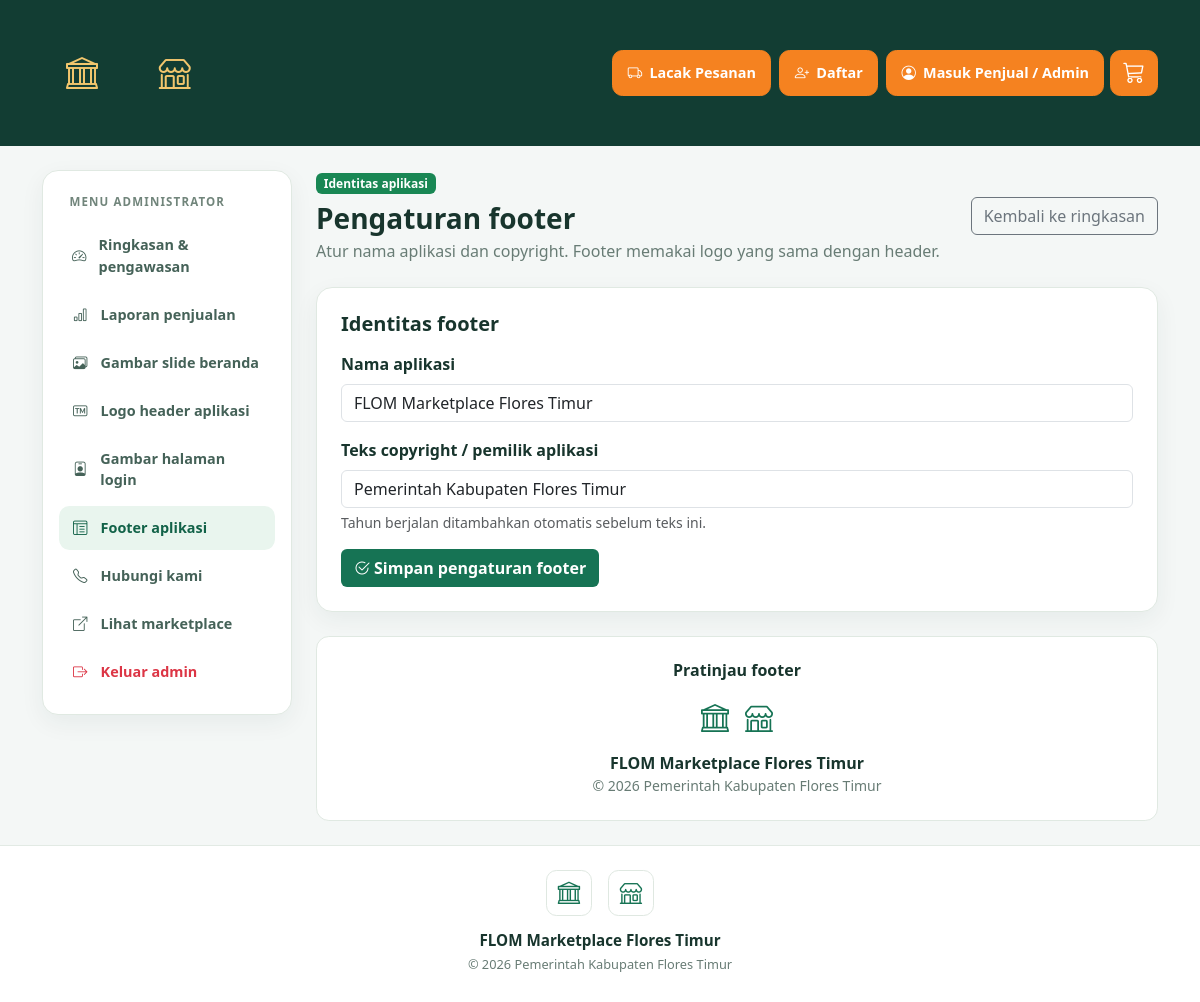
Screenshot of /admin_footer.php (signed in) with the database file from the repository.
### tables this page shows
CREATE TABLE IF NOT EXISTS mp_site_settings (
    setting_key VARCHAR(50) NOT NULL,
    setting_value TEXT NOT NULL,
    updated_at TIMESTAMP NOT NULL DEFAULT CURRENT_TIMESTAMP ON UPDATE CURRENT_TIMESTAMP,
    PRIMARY KEY (setting_key)
);

### admin_footer.php (the view, shortened to what this page needs)
<?php
require_once __DIR__ . '/marketplace_lib.php';
$defaults = [
    'app_name' => 'FLOM Marketplace Flores Timur',
    'copyright_text' => 'Pemerintah Kabupaten Flores Timur',
];
$settingsResult = mysqli_query($koneksi, "SELECT setting_key, setting_value FROM mp_site_settings WHERE setting_key IN ('app_name', 'copyright_text')");
$settings = $defaults;
while ($setting = mysqli_fetch_assoc($settingsResult)) {
    $settings[$setting['setting_key']] = $setting['setting_value'];
}
mp_render_header('Kelola Footer Aplikasi');
?>
<div class="admin-layout">
    <aside class="admin-sidebar" aria-label="Navigasi administrator">
        <div class="admin-sidebar-title">Menu administrator</div>
        <nav class="nav flex-column">
            <a class="nav-link" href="admin_marketplace.php"><i class="bi bi-speedometer2"></i>Ringkasan &amp; pengawasan</a>
            <a class="nav-link" href="laporan_penjualan.php"><i class="bi bi-bar-chart"></i>Laporan penjualan</a>
            <a class="nav-link" href="admin_slide.php"><i class="bi bi-images"></i>Gambar slide beranda</a>
            <a class="nav-link" href="admin_logo.php"><i class="bi bi-badge-tm"></i>Logo header aplikasi</a>
            <a class="nav-link" href="admin_login_image.php"><i class="bi bi-person-badge"></i>Gambar halaman login</a>
            <a class="nav-link active" href="admin_footer.php"><i class="bi bi-layout-text-window-reverse"></i>Footer aplikasi</a>
            <a class="nav-link" href="admin_contact.php"><i class="bi bi-telephone"></i>Hubungi kami</a>
            <a class="nav-link" href="marketplace.php" target="_blank" rel="noopener"><i class="bi bi-box-arrow-up-right"></i>Lihat marketplace</a>
            <a class="nav-link text-danger" href="keluar_admin.php"><i class="bi bi-box-arrow-right"></i>Keluar admin</a>
        </nav>
    </aside>
    <div>
        <div class="d-flex flex-wrap justify-content-between align-items-center gap-3 mb-4">
            <div><span class="badge text-bg-success mb-2">Identitas aplikasi</span><h1 class="h3 fw-bold mb-1">Pengaturan footer</h1><p class="small-muted mb-0">Atur nama aplikasi dan copyright. Footer memakai logo yang sama dengan header.</p></div>
            <a class="btn btn-outline-secondary" href="admin_marketplace.php">Kembali ke ringkasan</a>
        </div>
        <section class="footer-settings-card p-4 mb-4">
            <h2 class="h5 fw-bold mb-3">Identitas footer</h2>
            <form method="post">
                <div class="mb-3">
                    <label class="form-label fw-semibold" for="app-name">Nama aplikasi</label>
                    <input class="form-control" id="app-name" name="app_name" maxlength="120" value="<?= mp_escape($settings['app_name']) ?>" required>
                </div>
                <div class="mb-3">
                    <label class="form-label fw-semibold" for="copyright-text">Teks copyright / pemilik aplikasi</label>
                    <input class="form-control" id="copyright-text" name="copyright_text" maxlength="180" value="<?= mp_escape($settings['copyright_text']) ?>" required>
                    <div class="form-text">Tahun berjalan ditambahkan otomatis sebelum teks ini.</div>
                </div>
                <button class="btn btn-market fw-semibold" type="submit"><i class="bi bi-check2-circle me-1"></i>Simpan pengaturan footer</button>
            </form>
        </section>
        <?php
        $footerLogos = [];
        ?>
        <section class="footer-preview text-center">
            <h2 class="h6 fw-bold mb-3">Pratinjau footer</h2>
            <div class="footer-preview-logos">
                <?php if (isset($footerLogos['government'])): ?><img class="footer-preview-government" src="<?= mp_escape($footerLogos['government']) ?>" alt="Logo Pemerintah Kabupaten Flores Timur"><?php else: ?><span class="text-market fs-3"><i class="bi bi-bank"></i></span><?php endif; ?>
                <?php if (isset($footerLogos['marketplace'])): ?><img class="footer-preview-marketplace" src="<?= mp_escape($footerLogos['marketplace']) ?>" alt="Logo FLOM Marketplace"><?php else: ?><span class="text-market fs-3"><i class="bi bi-shop"></i></span><?php endif; ?>
            </div>
            <div class="fw-bold"><?= mp_escape($settings['app_name']) ?></div>
            <div class="small-muted small">&copy; <?= date('Y') ?> <?= mp_escape($settings['copyright_text']) ?></div>
        </section>
    </div>
</div>
<?php mp_render_footer(); ?>

### marketplace_lib.php (shortened to what this page needs)
<?php
require_once __DIR__ . '/koneksi.php';
function mp_escape($value)
{
    return htmlspecialchars((string)$value, ENT_QUOTES, 'UTF-8');
}
function mp_render_header($title, $showSellerLinks = false, $fullBleedHero = false)
{
    $bodyClass = $fullBleedHero ? ' class="marketplace-home"' : '';
    $navbarVariant = $fullBleedHero ? ' navbar-market-overlay' : '';
    $cartCount = 0;
    $logos = [];
    $governmentLogo = isset($logos['government'])
        ? '<img class="navbar-logo navbar-logo-government" src="' . mp_escape($logos['government']) . '" alt="Logo Pemerintah Kabupaten Flores Timur">'
        : '<span class="brand-mark"><i class="bi bi-bank"></i></span>';
    $marketplaceLogo = isset($logos['marketplace'])
        ? '<img class="navbar-logo navbar-logo-marketplace" src="' . mp_escape($logos['marketplace']) . '" alt="Logo FLOM Marketplace dan tagline">'
        : '<span class="brand-mark"><i class="bi bi-shop"></i></span>';
    $sellerLink = $showSellerLinks
        ? '<a class="nav-link" href="toko_saya.php">Kelola Toko</a><a class="nav-link" href="komunikasi.php">Pesan</a><a class="nav-link" href="keluar_umkm.php">Keluar</a>'
        : '';
    echo '<!doctype html><html lang="id"><head><meta charset="utf-8"><meta name="viewport" content="width=device-width, initial-scale=1">';
    echo '<link href="https://cdn.jsdelivr.net/npm/bootstrap@5.3.3/dist/css/bootstrap.min.css" rel="stylesheet">';
    echo '<link rel="stylesheet" href="https://cdn.jsdelivr.net/npm/bootstrap-icons@1.11.3/font/bootstrap-icons.min.css">';
    echo '<style>
        html { -webkit-text-size-adjust: 100%; }
        body { min-width: 320px; overflow-x: hidden; }
        img, svg, video, iframe { max-width: 100%; }
        input, select, textarea, button { max-width: 100%; }
        .marketplace-main { min-width: 0; }
        .marketplace-main .row > * { min-width: 0; }
        .table-responsive { overscroll-behavior-x: contain; }
        .table-responsive > table { min-width: 600px; }
        .contact-value, .small-muted, .form-text { overflow-wrap: anywhere; }
        @media (max-width: 991.98px) {
            .navbar-market { min-height: 0; padding: .65rem 0; }
            .navbar-market > .container { min-height: 0; flex-wrap: wrap; gap: .5rem 1rem; }
            .navbar-logo-government, .navbar-brand-logos .brand-mark { width: 62px; height: 62px; }
            .navbar-logo-marketplace { width: min(260px, 34vw); height: 88px; }
            .navbar-market .navbar-nav { flex-direction: row; flex-wrap: wrap; justify-content: flex-end; gap: .35rem; margin-left: auto !important; }
            .navbar-market .navbar-nav .header-nav-link { margin-left: 0; }
        }
        @media (max-width: 767.98px) {
            .container, .container-fluid { --bs-gutter-x: 1.25rem; }
            .table-responsive > table { min-width: 560px; }
            .card-body, .card.p-4 { overflow-wrap: anywhere; }
            .form-control, .form-select { min-width: 0; }
            .btn { white-space: normal; }
        }
        @media (max-width: 575.98px) {
            .navbar-market { padding: .55rem 0; }
            .navbar-market > .container { align-items: flex-start; flex-direction: column; gap: .25rem; }
            .navbar-brand-logos { max-width: 100%; gap: .45rem; }
            .navbar-logo-government, .navbar-brand-logos .brand-mark { width: 48px; height: 48px; }
            .navbar-logo-marketplace { width: min(210px, 56vw); height: 70px; }
            .navbar-market .navbar-nav { width: 100%; justify-content: flex-start; gap: .35rem; margin-left: 0 !important; }
            .navbar-market .navbar-nav .header-nav-link { padding: .45rem .6rem; font-size: .76rem; }
            .market-search-panel { padding: .8rem; }
            .report-actions, .hero-actions { align-items: stretch; }
            .report-actions > *, .hero-actions > * { max-width: 100%; }
            .contact-section { padding: 1rem; }
            .contact-map-frame { height: 250px; }
            .login-frame { max-width: 100%; }
        }
    </style></head><body' . $bodyClass . '>';
    $cartPreview = $cartCount === 0
        ? '<img class="header-cart-preview-art" src="assets/cart-empty.svg" alt=""><h2 class="header-cart-preview-title">Wah, keranjang belanjamu kosong</h2><p class="header-cart-preview-copy">Yuk, isi dengan barang-barang impianmu!</p><a class="header-cart-preview-action" href="marketplace.php#kategori-produk">Mulai Belanja</a>'
        : '<img class="header-cart-preview-art" src="assets/cart-empty.svg" alt=""><h2 class="header-cart-preview-title">Keranjang belanjamu</h2><p class="header-cart-preview-copy">' . $cartCount . ' barang siap dipesan.</p><a class="header-cart-preview-action" href="keranjang.php">Lihat Keranjang</a>';
    echo '<nav class="navbar navbar-expand-lg navbar-dark navbar-market' . $navbarVariant . '"><div class="container"><a class="navbar-brand d-inline-flex align-items-center" href="marketplace.php" aria-label="Beranda Pasar Ekraf Flores Timur"><span class="navbar-brand-logos">' . $governmentLogo . $marketplaceLogo . '</span></a><div class="navbar-nav ms-auto"><a class="nav-link header-nav-link" href="lacak_pesanan.php"><i class="bi bi-truck"></i>Lacak Pesanan</a><a class="nav-link header-nav-link header-nav-register" href="daftar_umkm.php"><i class="bi bi-person-plus"></i>Daftar</a><a class="nav-link header-nav-link" href="login.php"><i class="bi bi-person-circle"></i>Masuk Penjual / Admin</a><div class="header-cart-wrapper"><a class="header-cart-link" href="keranjang.php" aria-label="Keranjang belanja, ' . $cartCount . ' barang" title="Keranjang belanja"><i class="bi bi-cart3" aria-hidden="true"></i>' . ($cartCount > 0 ? '<span class="header-cart-count">' . $cartCount . '</span>' : '') . '</a><div class="header-cart-preview" role="region" aria-label="Pratinjau keranjang">' . $cartPreview . '</div></div>' . $sellerLink . '</div></div></nav><main class="container py-4 marketplace-main">';
}
function mp_render_footer()
{
    global $koneksi;
    $settingsResult = mysqli_query($koneksi, "SELECT setting_key, setting_value FROM mp_site_settings WHERE setting_key IN ('app_name', 'copyright_text')");
    $settings = [];
    while ($setting = mysqli_fetch_assoc($settingsResult)) {
        $settings[$setting['setting_key']] = $setting['setting_value'];
    }
    $appName = trim($settings['app_name'] ?? '') ?: 'FLOM Marketplace Flores Timur';
    $copyrightText = trim($settings['copyright_text'] ?? '') ?: 'Pemerintah Kabupaten Flores Timur';
    $logos = [];
    $governmentLogo = isset($logos['government'])
        ? '<img class="footer-logo footer-logo-government" src="' . mp_escape($logos['government']) . '" alt="Logo Pemerintah Kabupaten Flores Timur">'
        : '<span class="footer-logo-placeholder" aria-hidden="true"><i class="bi bi-bank"></i></span>';
    $marketplaceLogo = isset($logos['marketplace'])
        ? '<img class="footer-logo footer-logo-marketplace" src="' . mp_escape($logos['marketplace']) . '" alt="Logo FLOM Marketplace">'
        : '<span class="footer-logo-placeholder" aria-hidden="true"><i class="bi bi-shop"></i></span>';
    echo '</main><footer class="site-footer"><div class="container text-center"><div class="footer-logos">' . $governmentLogo . $marketplaceLogo . '</div>';
    echo '<div class="footer-app-name">' . mp_escape($appName) . '</div>';
    echo '<div class="footer-copyright">&copy; ' . date('Y') . ' ' . mp_escape($copyrightText) . '</div></div></footer>';
    echo '<script src="https://cdn.jsdelivr.net/npm/bootstrap@5.3.3/dist/js/bootstrap.bundle.min.js"></script></body></html>';
}

### marketplace_lib.php (style rules this page uses)
body { background:#f4f7f6;color:#18352d }
.navbar-market { position:sticky;top:0;z-index:1030;min-height:144px;padding:.8rem 0;background:#123d33 }
.navbar-market>.container { min-height:120px }
.navbar-market .navbar-brand { padding:0 }
.brand-mark { color:#f2c66d }
.navbar-brand-logos { display:inline-flex;align-items:center;gap:.8rem }
.navbar-brand-logos .brand-mark { display:grid;width:80px;height:80px;place-items:center;font-size:2rem }
.navbar-market .navbar-nav .header-nav-link { display:inline-flex;align-items:center;gap:.45rem;margin-left:.5rem;border:1px solid rgba(255,255,255,.55);border-radius:.65rem;padding:.6rem .9rem;color:#fff;font-size:.9rem;font-weight:600;line-height:1.25;transition:background-color .18s ease,border-color .18s ease }
.btn-market { background:#167354;color:#fff }
.text-market { color:#167354 }
.small-muted { color:#687c75 }
.navbar-market .navbar-nav .header-nav-link { border-color:#f58220;background:#f58220;color:#fff;font-weight:800 }
.header-cart-wrapper { position: relative; flex: 0 0 auto; }
.navbar-market .navbar-nav .header-cart-wrapper { margin-left: .35rem; }
.header-cart-link { position: relative; display: grid; width: 48px; height: 46px; place-items: center; border: 1px solid #f58220; border-radius: .65rem; padding: 0; background: #f58220; color: #fff; font-size: 1.35rem; text-decoration: none; }
html { -webkit-text-size-adjust: 100%; }
body { min-width: 320px; overflow-x: hidden; }
input, select, textarea, button { max-width: 100%; }
.marketplace-main { min-width: 0; }
.contact-value, .small-muted, .form-text { overflow-wrap: anywhere; }
.site-footer { padding:1.5rem 0 1.75rem;border-top:1px solid #e2eae4;background:#fff;color:#687c75 }
.footer-logos { display:flex;align-items:center;justify-content:center;gap:1rem;margin-bottom:.8rem }
.footer-logo-placeholder { display:grid;width:46px;height:46px;place-items:center;border:1px solid #dfe8e1;border-radius:.65rem;color:#167354;font-size:1.4rem }
.footer-app-name { color:#18352d;font-size:.95rem;font-weight:700 }
.footer-copyright { margin-top:.2rem;font-size:.8rem }

### admin_footer.php (style rules this page uses)
.admin-layout { display: grid; grid-template-columns: 250px minmax(0, 1fr); gap: 1.5rem; align-items: start; }
.admin-sidebar { position: sticky; top: 1rem; padding: 1rem; border: 1px solid #e0e9e2; border-radius: 1rem; background: #fff; box-shadow: 0 8px 24px rgba(17,53,43,.06); }
.admin-sidebar-title { padding: .4rem .65rem .8rem; color: #71857b; font-size: .72rem; font-weight: 800; letter-spacing: .1em; text-transform: uppercase; }
.admin-sidebar .nav-link { display: flex; align-items: center; gap: .7rem; margin-bottom: .25rem; padding: .7rem .75rem; border-radius: .65rem; color: #456258; font-size: .9rem; font-weight: 600; text-decoration: none; }
.admin-sidebar .nav-link:hover, .admin-sidebar .nav-link.active { color: #126248; background: #e9f5ee; }
.admin-sidebar .nav-link i { width: 1.15rem; text-align: center; }
.footer-settings-card { border: 1px solid #e0e9e2; border-radius: 1rem; background: #fff; box-shadow: 0 8px 24px rgba(17,53,43,.06); }
.footer-preview { padding: 1.5rem; border: 1px solid #e0e9e2; border-radius: .8rem; background: #fff; }
.footer-preview-logos { display: flex; align-items: center; justify-content: center; gap: 1rem; margin-bottom: .8rem; }

### rows the page displays
mp_site_settings: copyright_text "Pemerintah Kabupaten Flores Timur", setting_value "Pemerintah Kabupaten Flores Timur"

### other values shown
mp_escape($settings['app_name']) "FLOM Marketplace Flores Timur"
mp_escape($appName) "FLOM Marketplace Flores Timur"
